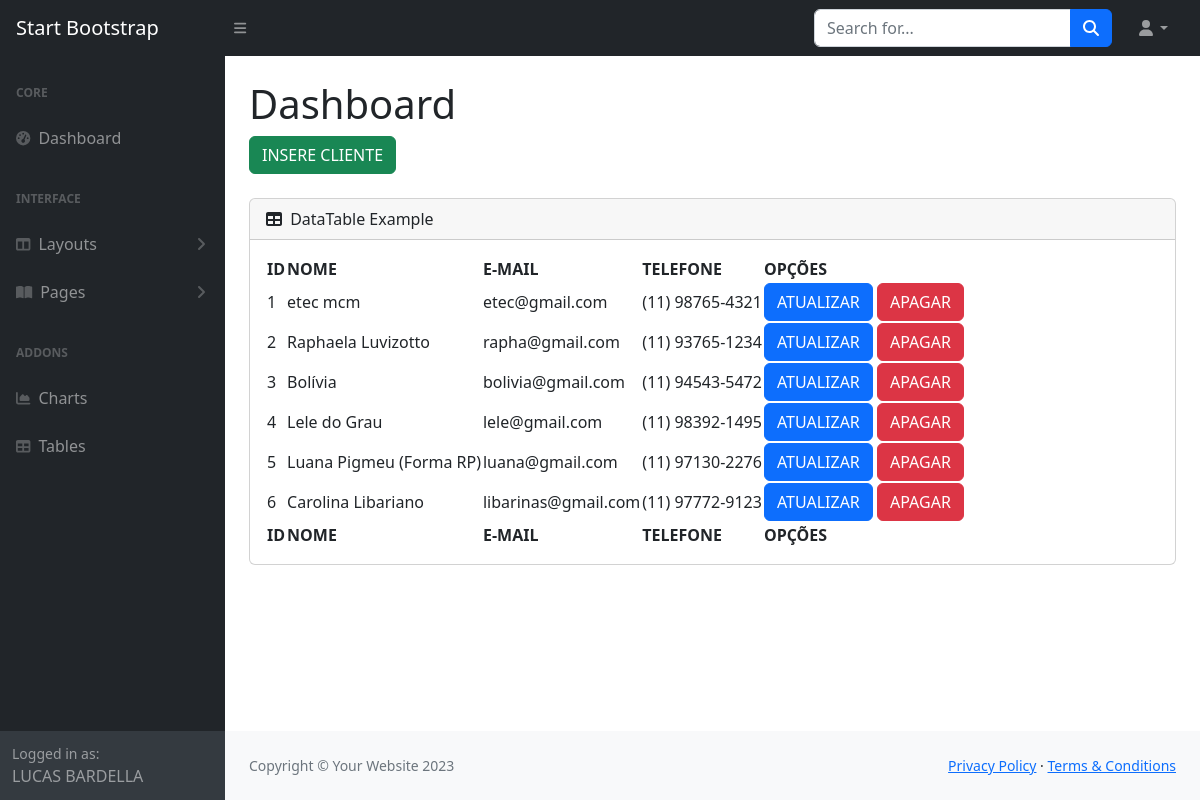
/painel/index.php (signed in), run on the app's committed database.
### tables this page shows
CREATE TABLE `clientes` (
  `id_cliente` int(11) NOT NULL,
  `nome_cliente` varchar(255) NOT NULL,
  `email_cliente` varchar(255) NOT NULL,
  `telefone` varchar(255) NOT NULL
);

### painel/index.php (the view, shortened to what this page needs)
<?php
    include 'conecta.php';
    include 'menu.php';
?>
            <div id="layoutSidenav_content">
                <main>
                    <div class="container-fluid px-4">
                        <h1 class="mt-4">Dashboard</h1>
                        <ol class="breadcrumb mb-4">
                            <li class="breadcrumb-item active">
                                <a class="btn btn-success" href="insere_cliente.php">INSERE CLIENTE</a>
                            </li>
                        </ol>
                        <div class="card mb-4">
                            <div class="card-header">
                                <i class="fas fa-table me-1"></i>
                                DataTable Example
                            </div>
                            <div class="card-body">
                                <table id="datatablesSimple">
                                    <thead>
                                        <tr>
                                            <th>ID</th>
                                            <th>NOME</th>
                                            <th>E-MAIL</th>
                                            <th>TELEFONE</th>
                                            <th>OPÇÕES</th>
                                        </tr>
                                    </thead>
                                    <tfoot>
                                        <tr>
                                            <th>ID</th>
                                            <th>NOME</th>
                                            <th>E-MAIL</th>
                                            <th>TELEFONE</th>
                                            <th>OPÇÕES</th>
                                        </tr>
                                    </tfoot>
                                    <tbody>
                                        <?php
                                            $sql = "SELECT * FROM clientes";
                                            $consulta = $conexao->query($sql);
                                            while($dados = $consulta->fetch_assoc()){
                                                echo "<tr>";
                                                echo "<td>".$dados['id_cliente']."</td>";
                                                echo "<td>".$dados['nome_cliente']."</td>";
                                                echo "<td>".$dados['email_cliente']."</td>";
                                                echo "<td>".$dados['telefone']."</td>";
                                                echo "<td>
                                                    <a class='btn btn-primary' href='atualiza cliente.php?id=".$dados['id_cliente']."'>ATUALIZAR</a>
                                                    <a class='btn btn-danger' href=''>APAGAR</a>
                                                </td>";
                                                echo "</tr>";
                                            }
                                        ?>
                                    </tbody>
                                </table>
                            </div>
                        </div>
                    </div>
                </main>
                <footer class="py-4 bg-light mt-auto">
                    <div class="container-fluid px-4">
                        <div class="d-flex align-items-center justify-content-between small">
                            <div class="text-muted">Copyright &copy; Your Website 2023</div>
                            <div>
                                <a href="#">Privacy Policy</a>
                                &middot;
                                <a href="#">Terms &amp; Conditions</a>
                            </div>
                        </div>
                    </div>
                </footer>
            </div>
        </div>
    </body>
</html>

### painel/menu.php (shortened to what this page needs)
<!DOCTYPE html>
<html lang="en">
    <head>
        <link href="https://cdn.jsdelivr.net/npm/simple-datatables@7.1.2/dist/style.min.css" rel="stylesheet" />
        <link href="css/styles.css" rel="stylesheet" />
    </head>
    <body class="sb-nav-fixed">
        <nav class="sb-topnav navbar navbar-expand navbar-dark bg-dark">
            <a class="navbar-brand ps-3" href="index.php">Start Bootstrap</a>
            <button class="btn btn-link btn-sm order-1 order-lg-0 me-4 me-lg-0" id="sidebarToggle" href="#!"><i class="fas fa-bars"></i></button>
            <form class="d-none d-md-inline-block form-inline ms-auto me-0 me-md-3 my-2 my-md-0">
                <div class="input-group">
                    <input class="form-control" type="text" placeholder="Search for..." aria-label="Search for..." aria-describedby="btnNavbarSearch" />
                    <button class="btn btn-primary" id="btnNavbarSearch" type="button"><i class="fas fa-search"></i></button>
                </div>
            </form>
            <ul class="navbar-nav ms-auto ms-md-0 me-3 me-lg-4">
                <li class="nav-item dropdown">
                    <a class="nav-link dropdown-toggle" id="navbarDropdown" href="#" role="button" data-bs-toggle="dropdown" aria-expanded="false"><i class="fas fa-user fa-fw"></i></a>
                </li>
            </ul>
        </nav>
        <div id="layoutSidenav">
            <div id="layoutSidenav_nav">
                <nav class="sb-sidenav accordion sb-sidenav-dark" id="sidenavAccordion">
                    <div class="sb-sidenav-menu">
                        <div class="nav">
                            <div class="sb-sidenav-menu-heading">Core</div>
                            <a class="nav-link" href="index.php">
                                <div class="sb-nav-link-icon"><i class="fas fa-tachometer-alt"></i></div>
                                Dashboard
                            </a>
                            <div class="sb-sidenav-menu-heading">Interface</div>
                            <a class="nav-link collapsed" href="#" data-bs-toggle="collapse" data-bs-target="#collapseLayouts" aria-expanded="false" aria-controls="collapseLayouts">
                                <div class="sb-nav-link-icon"><i class="fas fa-columns"></i></div>
                                Layouts
                                <div class="sb-sidenav-collapse-arrow"><i class="fas fa-angle-down"></i></div>
                            </a>
                            <a class="nav-link collapsed" href="#" data-bs-toggle="collapse" data-bs-target="#collapsePages" aria-expanded="false" aria-controls="collapsePages">
                                <div class="sb-nav-link-icon"><i class="fas fa-book-open"></i></div>
                                Pages
                                <div class="sb-sidenav-collapse-arrow"><i class="fas fa-angle-down"></i></div>
                            </a>
                            <div class="sb-sidenav-menu-heading">Addons</div>
                            <a class="nav-link" href="charts.html">
                                <div class="sb-nav-link-icon"><i class="fas fa-chart-area"></i></div>
                                Charts
                            </a>
                            <a class="nav-link" href="tables.html">
                                <div class="sb-nav-link-icon"><i class="fas fa-table"></i></div>
                                Tables
                            </a>
                        </div>
                    </div>
                    <div class="sb-sidenav-footer">
                        <div class="small">Logged in as:</div>
                        <?php echo $_SESSION['nome']; ?>
                    </div>
                </nav>
            </div>

### data on the page
clientes: id_cliente "1", nome_cliente "etec mcm", email_cliente "etec@gmail.com", telefone "(11) 98765-4321"
clientes: id_cliente "2", nome_cliente "Raphaela Luvizotto", email_cliente "rapha@gmail.com", telefone "(11) 93765-1234"
clientes: id_cliente "3", nome_cliente "Bolívia", email_cliente "bolivia@gmail.com", telefone "(11) 94543-5472"
clientes: id_cliente "4", nome_cliente "Lele do Grau", email_cliente "lele@gmail.com", telefone "(11) 98392-1495"
clientes: id_cliente "5", nome_cliente "Luana Pigmeu (Forma RP)", email_cliente "luana@gmail.com", telefone "(11) 97130-2276"
clientes: id_cliente "6", nome_cliente "Carolina Libariano", email_cliente "libarinas@gmail.com", telefone "(11) 97772-9123"

### other printed values
$_SESSION['nome'] "LUCAS BARDELLA"
